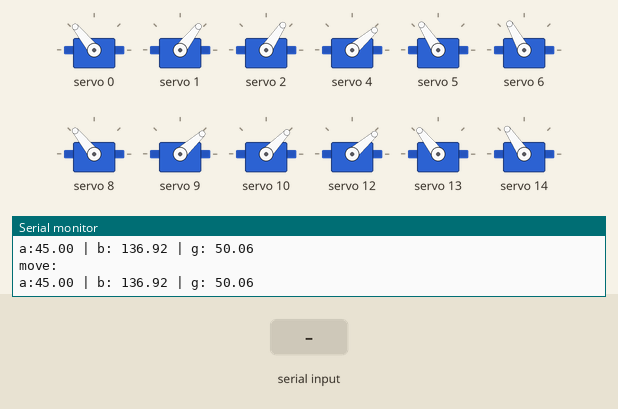
Recording of a sketch running on a simulated Arduino Uno, built for the host (arithmetic inside an expression is 32-bit, double 64-bit). Parts: 12 × servo, the last lines printed to the serial monitor. The inputs (shaded band) are chosen by the test bench.

Above: at 4.7 s.
4.8 s: "AD1: \n" received over Serial
At 6.5 s:
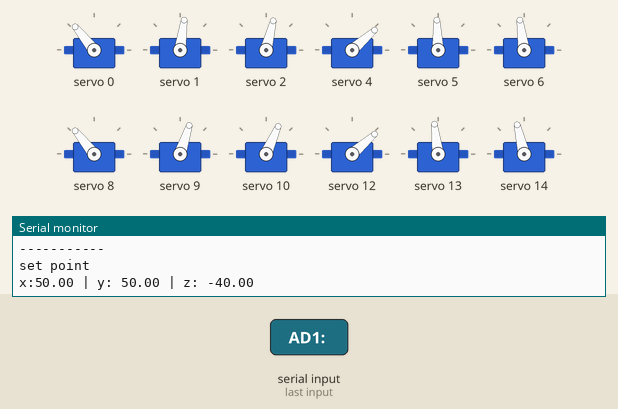
10.0 s: ";" received over Serial
At 13.7 s:
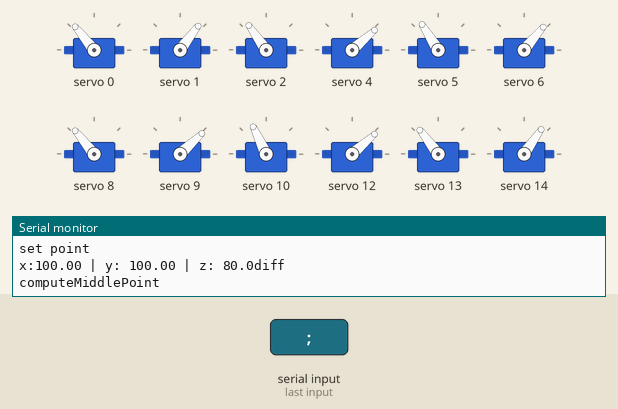
Timing chart, 0 to 68.3 s (numbered marks = the images above; inputs shaded):
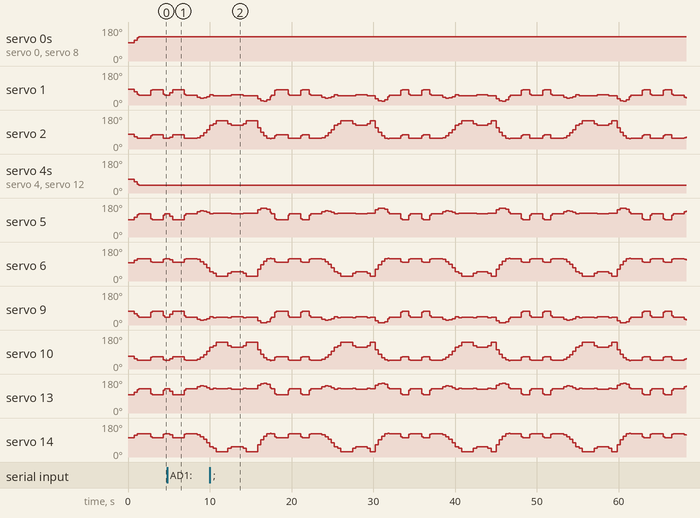

The sketch:

v2.0.ino
```cpp
// http://robojax.com/learn/arduino/?vid=robojax-PCA6985
// https://habr.com/ru/post/156579/
// https://drive.google.com/drive/folders/1mvT-h3ZZSBYNPqT6P2pmCaelV2xFY8w2
// https://www.instructables.com/id/DIY-Spider-RobotQuad-robot-Quadruped/
// https://www.youtube.com/watch?v=fiQbOWvqVco

#include "parse_serial.h"

#include "servo.h"
#include "leg_calc.h"
#include "service.h"

void setup() {
  Serial.begin(9600);
  servosInit();
  serviceInit();
  yield();
}

void loop() {

  parsing();       // функция парсинга
  if (recievedFlag) {                           // если получены данные
    recievedFlag = false;

//    for (byte i = 0; i < PARSE_AMOUNT; i++) { // выводим элементы массива
//      Serial.print(intData[i]); Serial.print(" ");
//    }


//    pwm.setPWM(servoPin[1][1], 0, angleToPulse(intData[0]));


    setExpectPoint(0, {x: intData[0], y: intData[1], z: intData[2]});


//    LegState p = computeAngles({intData[0], intData[1], intData[2]});
//
//    float alpha = p.alpha + 90;
//    float beta = p.beta - 90 + 10; // 10
//    float gamma = p.gamma;
//
//    moveToAngle(0, alpha);
//    moveToAngle(1, beta);
//    moveToAngle(2, gamma);

  }


  if (!inMove) {

    switch (prog) {
      case 0:
        setExpectPoint(0, {x: 50, y: 50, z: -15});
      break;
      case 1:
        setExpectPoint(0, {x: 50, y: 50, z: -40});
      break;
      case 2:
        setExpectPoint(0, {x: 50, y: 50, z: -15});
      break;
      case 3:
        setExpectPoint(0, {x: 50, y: 50, z: -40});
      break;
      case 4:
        setExpectPoint(0, {x: 50, y: 50, z: -15});
      break;
      case 5:
        setExpectPoint(0, {x: 100, y: 100, z: 40});
      break;
      case 6:
        setExpectPoint(0, {x: 100, y: 100, z: 80});
      break;
      case 7:
        setExpectPoint(0, {x: 100, y: 100, z: 40});
      break;
      case 8:
        setExpectPoint(0, {x: 100, y: 100, z: 80});
      break;
    }

    lastMove = false;
    prog++;
    if (prog>8) prog = 0;
    delay(1000);
  }


}
```

leg_calc.h
```cpp
// ./calc.html

struct LegState {
  float alpha;  // coxa
  float beta;   // femur
  float gamma;  // tibia
};

struct Point {
  float x;
  float y;
  float z;
};

// dimensions
float coxaZShift = 26;
float coxaLength = 27;
float femurLength = 54;
float tibiaLength = 78;


Point computeMiddlePoint(Point p1, Point p2, float Rac) {
  float Rab = sqrt(sq(p2.x-p1.x) + sq(p2.y-p1.y) + sq(p2.z-p1.z));
  float k = Rac / Rab;
  Point res;
  res.x = p1.x + (p2.x-p1.x)*k;
  res.y = p1.y + (p2.y-p1.y)*k;
  res.z = p1.z + (p2.z-p1.z)*k;
  return res;
}


LegState computeAngles(Point point) {

  // init result
  LegState result = { alpha: 90, beta: 90, gamma: 90 };

  // @TODO: fix possible errors for coords out from possible
  //  if (point.x < 0) point.x = 0;
  //  if (point.y < 0) point.y = 0;
  //  if (point.z < -50) point.z = -50;
  // and so on


  float alphaR, alphaD;
  float betaR, betaD;
  float gammaR, gammaD;

  float Xb, Yb, Xd, Yd, Xc, Yc;
  float AD1, AC2, BD2;

  float x1, y1, r1, x2, y2, r2;
  float d, b, a, h, x, y, x3, y3, x4, y4;

  float A, B, C;


  ////////////////////////////////
  // on Grid1:
  //----------------------

  // alpha
  if (point.x != 0) {
    alphaR = atan(point.y / point.x);
  } else {
    alphaR = PI / 2;
  }
  alphaD = alphaR * 180 / PI;
  //Serial.print("alpha: "); Serial.print(alphaD); Serial.print("("); Serial.print(alphaR); Serial.println(")");

  // coxa B(X/Y)
  Xb = cos(alphaR) * coxaLength;
  Yb = sin(alphaR) * coxaLength;

  // AD (on grid 1)
  AD1 = sqrt(sq(point.x) + sq(point.y));
  //Serial.print("AD1: "); Serial.println(AD1);

  ////////////////////////////////
  // on Grid2:
  //----------------------

  Xb = coxaLength;
  Yb = coxaZShift;

  Xd = AD1;
  Yd = point.z;

  //////////////////////////////
  // intersections
  // http://www.cyberforum.ru/pascal/thread106540.html
  // https://planetcalc.ru/8098/?license=1
  x1 = Xb;
  y1 = Yb;
  r1 = femurLength;

  x2 = Xd;
  y2 = Yd;
  r2 = tibiaLength;

  d = sqrt(sq(x1 - x2) + sq(y1 - y2));
  //Serial.print("D: "); Serial.println(d);

  b = (sq(r2) - sq(r1) + sq(d)) / (2 * d);
  a = d - b;
  h = sqrt(sq(r2) - sq(b));
  x = x1 + (x2 - x1) / (d / a);
  y = y1 + (y2 - y1) / (d / a);
  x3 = x - (y - y2) * h / b;
  y3 = y + (x - x2) * h / b;
  x4 = x + (y - y2) * h / b;
  y4 = y - (x - x2) * h / b;

  //Serial.print("X1: "); Serial.print(x3); Serial.print("\nY1: "); Serial.println(y3);
  //Serial.print("X2: "); Serial.print(x4); Serial.print("\nY2: "); Serial.print(y4);

  // C (on grid 2)
  //  if (y3 > y4) {
  //    Xc = x3;
  //    Yc = y3;
  //  } else {
  //    Xc = x4;
  //    Yc = y4;
  //  }

  Xc = x4;
  Yc = y4;

  //Serial.print("Xc: "); Serial.print(Xc); Serial.print("\nYc: "); Serial.println(Yc);
  ///////////////


  // AC (on grid 2)
  AC2 = sqrt(sq(Xc) + sq(Yc - coxaZShift));
  //Serial.print("AC2: "); Serial.println(AC2);


  // BD (on grid 2)
  BD2 = sqrt(sq(Xd - Xb) + sq(Yd - Yb));
  //Serial.print("BD2: "); Serial.println(BD2);

  // https://www.calc.ru/raschet-treugolnika.html

  // gamma
  A = femurLength;
  B = tibiaLength;
  C = BD2;
  //Serial.print("A: "); Serial.print(A); Serial.print("\nB: "); Serial.print(B); Serial.print("\nC: "); Serial.println(C);
  gammaR = acos((sq(A) + sq(B) - sq(C)) / (2 * A * B));
  gammaD = gammaR * 180 / PI;
  //Serial.print("gamma: "); Serial.print(gammaD); Serial.print("("); Serial.print(gammaR); Serial.println(")");


  // beta
  A = femurLength;
  B = coxaLength;
  C = AC2;
  //Serial.print("A: "); Serial.print(A); Serial.print("\nB: "); Serial.print(B); Serial.print("\nC: "); Serial.println(C);
  betaR = acos((sq(A) + sq(B) - sq(C)) / (2 * A * B));
  betaD = betaR * 180 / PI;
  //Serial.print("beta: "); Serial.print(betaD); Serial.print("("); Serial.print(betaR); Serial.println(")");

  // fix for "beta > 180"
  if (Yc < Yb) {
    //Serial.println("fix beta");
    betaD = 360 - betaD;
    //Serial.print("beta: "); Serial.println(betaD);
  }


  result.alpha = alphaD;
  result.beta = betaD;
  result.gamma = gammaD;

  return result;
}
```

parse_serial.h
```cpp
/*

  https://alexgyver.ru/lessons/serial/


  Данный алгоритм позволяет получить через Serial пачку значений, и раскидать
  их в целочисленный массив. Использовать можно банально для управления
  ЧЕМ УГОДНО через bluetooth, так как bluetooth модули есть UART интерфейс связи.
  Либо управлять через Serial с какой-то программы с ПК
  Как использовать:
  1) В PARSE_AMOUNT указывается, какое количество значений мы хотим принять.
  От этого значения напрямую зависит размер массива принятых данных, всё просто
  2) Есть массив inputData, его размер задаётся дефайном INPUT_AMOUNT
  Вот это значение должно быть больше или равно числу СИМВОЛОВ, которое будет в пакете
  То есть в с чёт идут пробелы, цифры и заголовок и хвост
  Пример: пакет $110 25 600 920; содержит 16 символов, таким образом INPUT_AMOUNT должен быть НЕ МЕНЬШЕ!
  3) Пакет данных на приём должен иметь вид:
  Начало - символ $
  Разделитель - пробел
  Завершающий символ - ;
  Пример пакета: $110 25 600 920;  будет раскидан в массив intData согласно порядку слева направо
  Что делает данный скетч:
  Принимает пакет данных указанного выше вида, раскидывает его в массив intData, затем выводит обратно в порт.
*/
#define PARSE_AMOUNT 3       // число значений в массиве, который хотим получить
#define INPUT_AMOUNT 80      // максимальное количество символов в пакете, который идёт в сериал
char inputData[INPUT_AMOUNT];  // массив входных значений (СИМВОЛЫ)
int intData[PARSE_AMOUNT];     // массив численных значений после парсинга
boolean recievedFlag;
boolean getStarted;
byte index;
String string_convert;
void parsing() {
  while (Serial.available() > 0) {
    char incomingByte = Serial.read();      // обязательно ЧИТАЕМ входящий символ
    if (incomingByte == '$') {              // если это $
      getStarted = true;                    // поднимаем флаг, что можно парсить
    } else if (incomingByte != ';' && getStarted) { // пока это не ;
      // в общем происходит всякая магия, парсинг осуществляется функцией strtok_r
      inputData[index] = incomingByte;
      index++;
      inputData[index] = '\0';
    } else {
      if (getStarted) {
        char *p = inputData;
        char *str;
        index = 0;
        String value = "";
        while ((str = strtok_r(p, " ", & p)) != NULL) {
          string_convert = str;
          intData[index] = string_convert.toInt();
          index++;
        }
        index = 0;
      }
    }
    if (incomingByte == ';') {        // если таки приняли ; - конец парсинга
      getStarted = false;
      recievedFlag = true;
    }
  }
}


//void setup() {
//  Serial.begin(9600);
//}
//void loop() {
//  parsing();       // функция парсинга
//  if (recievedFlag) {                           // если получены данные
//    recievedFlag = false;
//    for (byte i = 0; i < PARSE_AMOUNT; i++) { // выводим элементы массива
//      Serial.print(intData[i]); Serial.print(" ");
//    }
//    Serial.println();
//  }
//}
```

service.h
```cpp
#include <FlexiTimer2.h>

// int correction[4][3]   = { {0, -9, 0}, {5, -5, -15}, {10, 0, 0}, {13, 0, -10} };


int servoStateNow[4][3] = { {0, 180, 90}, {0, 180, 90}, {0, 180, 90}, {0, 180, 90} };
int posStateNow[4][3]   = { {81, 0, -52}, {81, 0, -52}, {81, 0, -52}, {81, 0, -52} };

int servoStateExpect[4][3] = { {0, 180, 90}, {0, 180, 90}, {0, 180, 90}, {0, 180, 90} };
int posStateExpect[4][3]   = { {81, 0, -52}, {81, 0, -52}, {81, 0, -52}, {81, 0, -52} };

int servoSpeed[4][3] = { {1, 1, 1}, {1, 1, 1}, {1, 1, 1}, {1, 1, 1} };


//int getIndexOfMaximumValue(int* array, int size) {
//  int maxIndex = 0;
//  int max = array[maxIndex];
//  for (int i = 1; i < size; i++) {
//    if (max < array[i]) {
//      max = array[i];
//      maxIndex = i;
//    }
//  }
//  return maxIndex;
//}


boolean inMove = false;
boolean lastMove = false;
int prog = 0;


void setExpectPoint(int leg, Point point) {

  posStateExpect[leg][0] = point.x;
  posStateExpect[leg][1] = point.y;
  posStateExpect[leg][2] = point.z;

  Serial.println("----------------------------");
  Serial.println("set point");
  Serial.print("x:");
  Serial.print(point.x);
  Serial.print(" | y: ");
  Serial.print(point.y);
  Serial.print(" | z: ");
  Serial.println(point.z);


  //  LegState res = computeAngles(point);
  //
  //  servoStateExpect[leg][0] = res.alpha;
  //  servoStateExpect[leg][1] = res.beta;
  //  servoStateExpect[leg][2] = res.gamma;

  //  Serial.println("------------------");
  //  Serial.print("alpha, beta, gamma: ");
  //  Serial.print(res.alpha);
  //  Serial.print(", ");
  //  Serial.print(res.beta);
  //  Serial.print(", ");
  //  Serial.println(res.gamma);
  //  Serial.print("x, y, z: ");
  //  Serial.print(point.x);
  //  Serial.print(", ");
  //  Serial.print(point.y);
  //  Serial.print(", ");
  //  Serial.println(point.z);
  //  Serial.println("------------------");

}


void moveLeg(int leg, LegState nextState, Point nextPoint) {

  Serial.println("move:");

  float alpha, beta, gamma;

  if (leg == 0) {
    alpha = nextState.alpha + 90;
    beta = nextState.beta - 90 + 10; // 10
    gamma = nextState.gamma + 10;
  }

  if (leg == 1) {
    alpha = 90 - nextState.alpha;
    beta = 270 - nextState.beta - 5;
    gamma = 180 - nextState.gamma - 5;
  }

  if (leg == 2) {
    alpha = nextState.alpha + 90;
    beta = nextState.beta - 90;
    gamma = nextState.gamma;
  }

  if (leg == 3) {
    alpha = 90 - nextState.alpha;
    beta = 270 - nextState.beta;
    gamma = 180 - nextState.gamma;
  }


  Serial.print("a:");
  Serial.print(nextState.alpha);
  Serial.print(" | b: ");
  Serial.print(nextState.beta);
  Serial.print(" | g: ");
  Serial.println(nextState.gamma);

  pwm.setPWM(servoPin[leg][0], 0, angleToPulse(alpha));
  pwm.setPWM(servoPin[leg][1], 0, angleToPulse(beta));
  pwm.setPWM(servoPin[leg][2], 0, angleToPulse(gamma));

  posStateNow[leg][0] = nextState.alpha;
  posStateNow[leg][1] = nextState.beta;
  posStateNow[leg][2] = nextState.gamma;

  posStateNow[leg][0] = nextPoint.x;
  posStateNow[leg][1] = nextPoint.y;
  posStateNow[leg][2] = nextPoint.z;

}


/**
   Main function - compare `now` and `expected` and make moves between they
*/
void servoService(void)
{
  sei();
//  Serial.println("-------------------------------------------------");
//  Serial.println("servoService tick");

  int leg = 0;
  int stepX = 10;

  float diff = sqrt( sq(posStateExpect[leg][0] - posStateNow[leg][0]) + sq(posStateExpect[leg][1] - posStateNow[leg][1]) + sq(posStateExpect[leg][2] - posStateNow[leg][2]) );

  if (diff > 0.5) {

    Serial.println("diff");

    Point nextPoint;
    if (diff > stepX) {
      nextPoint = computeMiddlePoint({x: posStateNow[leg][0], y: posStateNow[leg][1], z: posStateNow[leg][2]}, {x: posStateExpect[leg][0], y: posStateExpect[leg][1], z: posStateExpect[leg][2]}, stepX);
      Serial.println("computeMiddlePoint");

      lastMove = false;

    } else {
      nextPoint = {x: posStateExpect[leg][0], y: posStateExpect[leg][1], z: posStateExpect[leg][2]};
      Serial.println("lastPoint");

      lastMove = true;

    }

    LegState nextState = computeAngles(nextPoint);
    servoStateExpect[leg][0] = nextState.alpha;
    servoStateExpect[leg][1] = nextState.beta;
    servoStateExpect[leg][2] = nextState.gamma;

    if (servoStateNow[leg][0] != servoStateExpect[leg][0] ||  servoStateNow[leg][1] != servoStateExpect[leg][1] ||  servoStateNow[leg][2] != servoStateExpect[leg][2]) {
      moveLeg(leg, nextState, nextPoint);
      moveLeg(1, nextState, nextPoint);
      moveLeg(2, nextState, nextPoint);
      moveLeg(3, nextState, nextPoint);

      inMove = true;

    }

  } else {

//    Serial.println("leg on position");
    inMove = false;

  }


}


/**
   Initialisation of timer-service (for `setup()` function)
*/
void serviceInit() {

  //start servo service
  FlexiTimer2::set(20, servoService);
  FlexiTimer2::start();
  Serial.println("Servo service started");

}
```

servo.h
```cpp
#include <Wire.h>
#include <Adafruit_PWMServoDriver.h>
Adafruit_PWMServoDriver pwm = Adafruit_PWMServoDriver();
#define SERVOMIN  125 // this is the 'minimum' pulse length count (out of 4096)
#define SERVOMAX  575 // this is the 'maximum' pulse length count (out of 4096)

/**
   Servos PINs on ServoShield
   Ex: array[i][j], where
   i = leg (FL, FR, BL, BR)
   j = servo (coxa, femur, tibia)
*/
const int servoPin[5][3] = { {0, 1, 2}, {4, 5, 6}, {8, 9, 10}, {12, 13, 14} };


/**
   Map angle of 0 to 180 to Servo min and Servo max
*/
int angleToPulse(int angle) {
  int pulse = map(angle, 0, 180, SERVOMIN, SERVOMAX);
  return pulse;
}

/**
   Initialisation for ServoShield (for `setup()` function)
*/
void servosInit() {
  Serial.println("16 channel Servo test!");
  pwm.begin();
  pwm.setPWMFreq(60);  // Analog servos run at ~60 Hz updates

}
```
